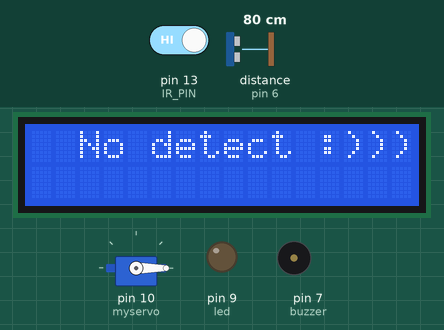
Recording of a sketch running on a simulated Arduino Uno, built with avr-gcc and run on an emulated ATmega328P. On the bench: 16×2 character LCD, servo, output pins drawn as LEDs (lit = HIGH), buzzer (waves = sounding). Wiring (inferred from the names in the program): ultrasonic range finder: trigger pin 8; echo pin 6. Inputs (shaded band) come from the test bench; at power-on: distance to the obstacle (sensor on pin 6) 80 cm, pin 13 (IR_PIN) HIGH. The echo pulse lasts 58.3 µs per cm; pins used as bus, display or sensor lines are not drawn; what the sketch prints to the serial monitor is not drawn.

Above: at 1.2 s.
1.3 s: distance to the obstacle (sensor on pin 6) set to 12 cm
7.6 s: distance to the obstacle (sensor on pin 6) set to 10 cm
At 11.59 s:
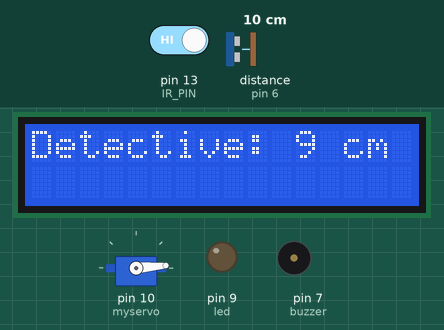
13.9 s: pin 13 (IR_PIN) driven LOW
At 16.6 s:
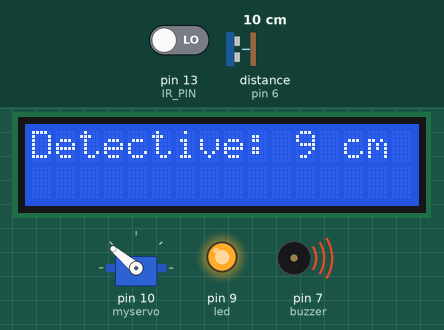
20.2 s: distance to the obstacle (sensor on pin 6) set to 5 cm
At 23.4 s:
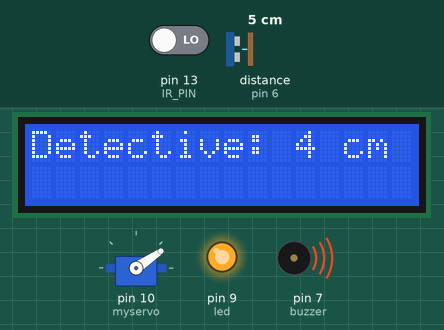
26.5 s: distance to the obstacle (sensor on pin 6) set to 2 cm
At 29.9 s:
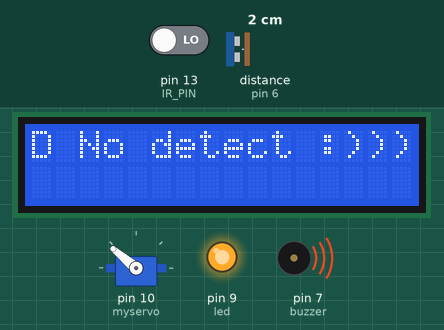
32.8 s: pin 13 (IR_PIN) driven HIGH
At 35.5 s:
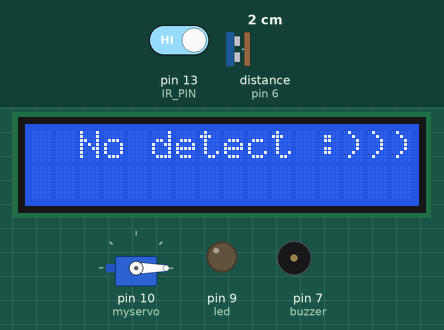
Timing chart, 0 to 40.1 s (numbered marks = the images above; inputs shaded):
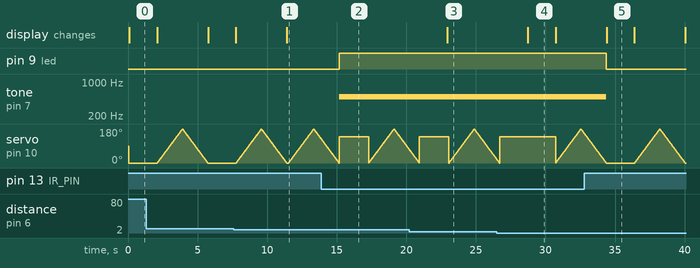

Measured:
- the behaviour switches between 11 and 10 cm on distance to the obstacle (sensor on pin 6) (found by bisection; images 0 and 1)
- the behaviour switches between 4 and 3 cm on distance to the obstacle (sensor on pin 6) (found by bisection; images 3 and 4)
- after the input at 7.6 s, the display: first differs from a run without the input after 3.8 s (image 1)
- after the input at 13.9 s, pin 9 (led): LOW → HIGH after 1.3 s; tone on pin 7 (buzzer): silent → 500 Hz after 1.3 s
- after the input at 20.2 s, the display: changes after 2.8 s (image 3)
- after the input at 26.5 s, the display: changes after 2.2 s (image 4)
- after the input at 32.8 s, pin 9 (led): HIGH → LOW after 1.6 s; tone on pin 7 (buzzer): 500 Hz → silent after 1.6 s

The sketch:

Project_final_project.ino
```cpp
#include <Servo.h>
#include <Wire.h>
#include <LiquidCrystal_I2C.h>
Servo myservo;
LiquidCrystal_I2C lcd(0x27, 16, 2);
int x_pin = A0;
int y_pin = A1;
int pos = 0;
const int IR_PIN = 13;
const int buzzer = 7;
const int led = 9;
int val;
const int tri_pin = 8;
const int ech_pin = 6;
long duration;
int distance;
int servoVal;

int option;
void setup() {
  // initialize the LCD
  lcd.begin();

  // Turn on the blacklight and print a message.
  lcd.backlight();

  // Turn on the blacklight and print a message.
  Serial.begin(9600);
  pinMode(A0, INPUT);
  pinMode(A1, INPUT);
  pinMode(IR_PIN, INPUT);
  pinMode(buzzer, OUTPUT);
  pinMode(led, OUTPUT);
  myservo.attach(10);
  pinMode(tri_pin, OUTPUT);
  pinMode(ech_pin, INPUT);
  myservo.write(pos);
}

void loop() {

  // ultrasonic
  digitalWrite(tri_pin, LOW);
  delayMicroseconds(2);

  digitalWrite(tri_pin, HIGH);
  delayMicroseconds(10);
  digitalWrite(tri_pin, LOW);

  duration = pulseIn(ech_pin, HIGH);
  distance = (duration / 2) * 0.0344;


  if (distance >= 10 || distance <= 2) {
    lcd.setCursor(1, 0);
    lcd.println(" No detect :))) ");
    delay(2000);
    lcd.clear();

  } else {
    lcd.setCursor(0, 0);
    lcd.print("Detective: ");
    lcd.print(distance);
    lcd.print(" cm ");
    delay(100);
  }
  // motor vervo
  for (pos = 0; pos <= 180; pos += 1) {
    myservo.write(pos);
    delay(10);
  }
  for (pos = 180; pos >= 0; pos -= 1) {
    myservo.write(pos);
    delay(10);
  }

  val = digitalRead(IR_PIN);
  Serial.print("Motion detected ");
  Serial.println(val);
  Serial.println(" ");

  if (val == 0) {
    myservo.write(140);
    tone(buzzer, 500);
    digitalWrite(led, HIGH);
    delay(2000);
    Serial.println("----------- ALARM ACTIVATED -----------");

  } else {
    myservo.write(0);
    noTone(buzzer);
    digitalWrite(led, LOW);

    Serial.println("ALARM DEACTIVATED");
  }
}
```
